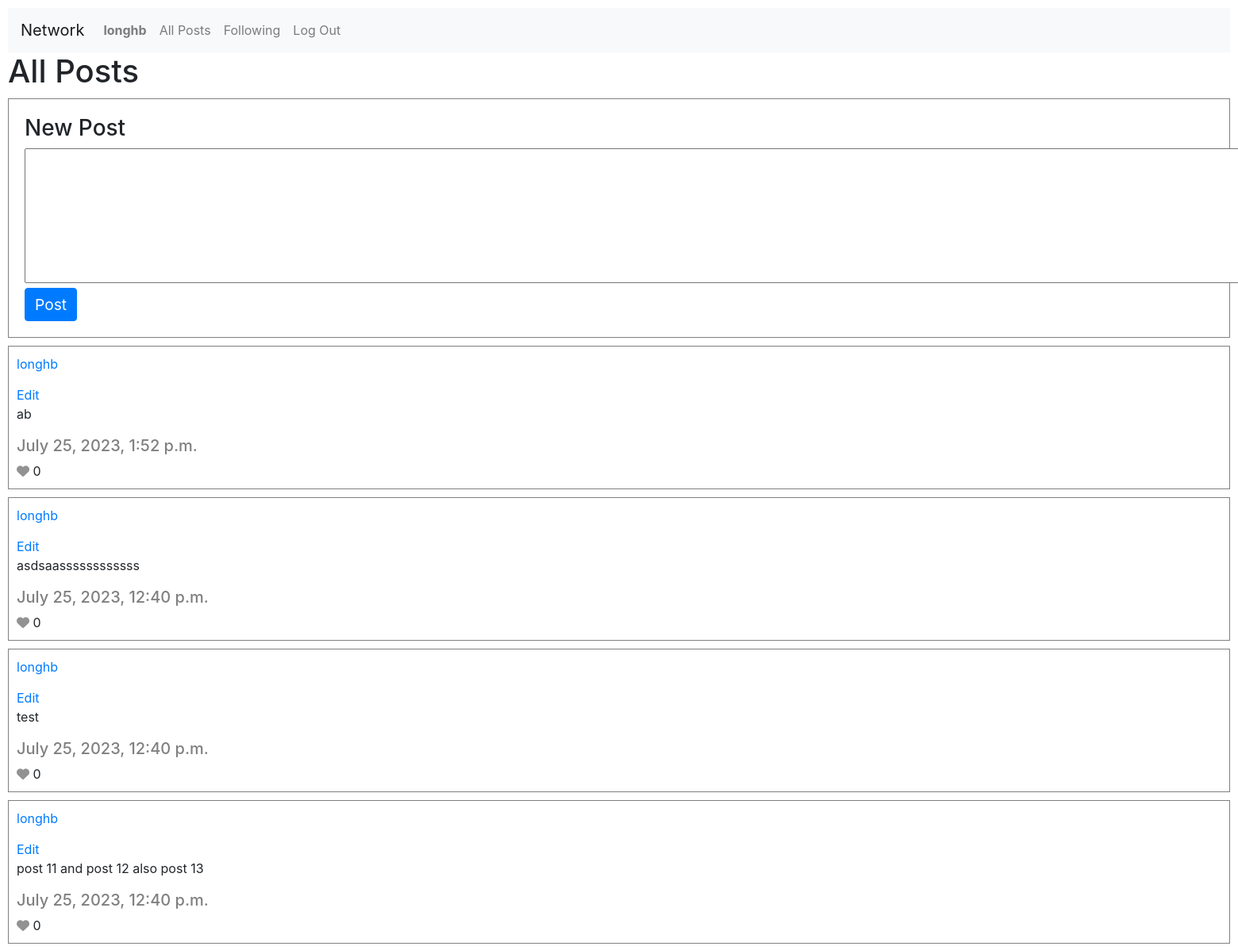
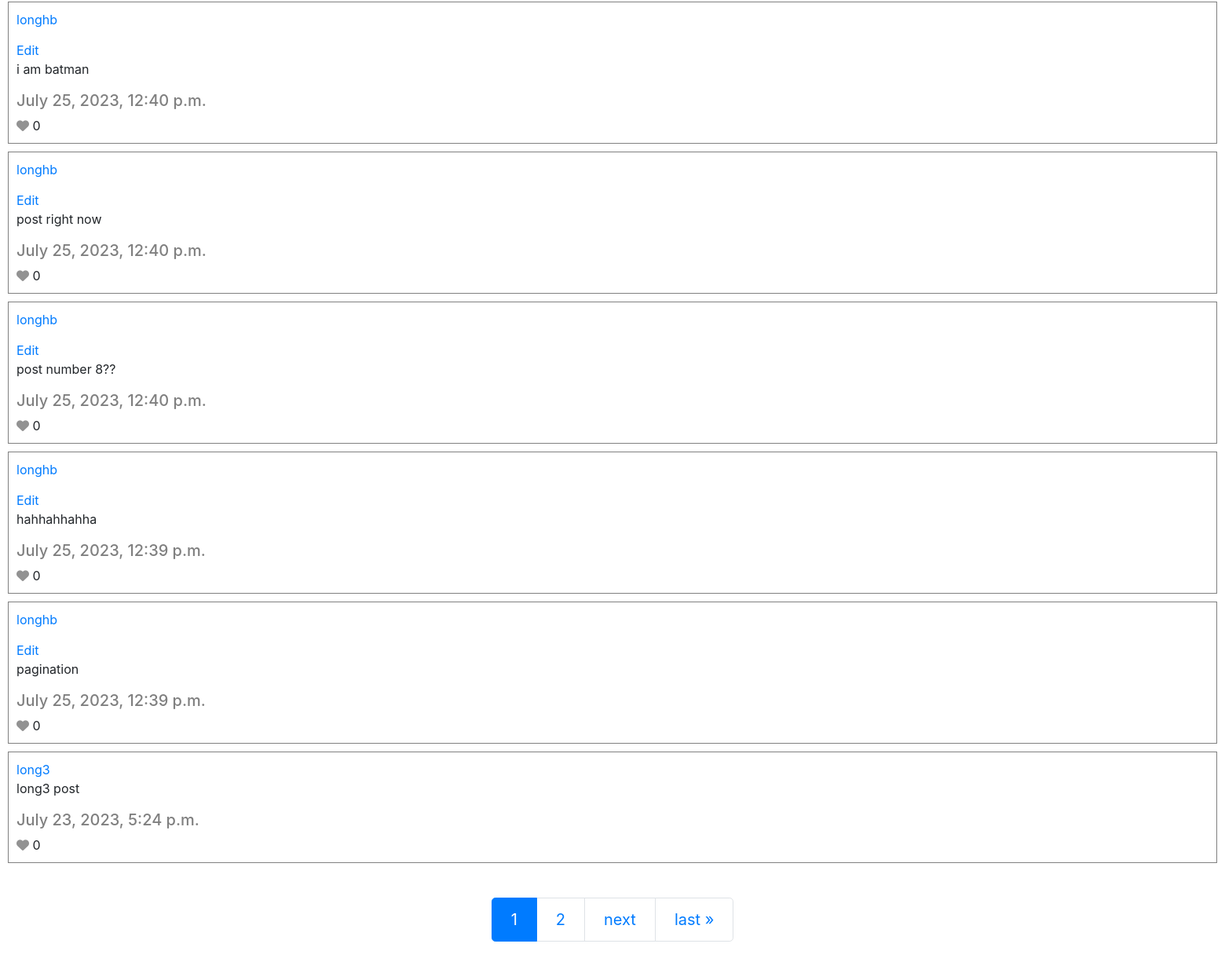
/ (signed in), run on an earlier commit of the app's database (2 pictures, top to bottom).
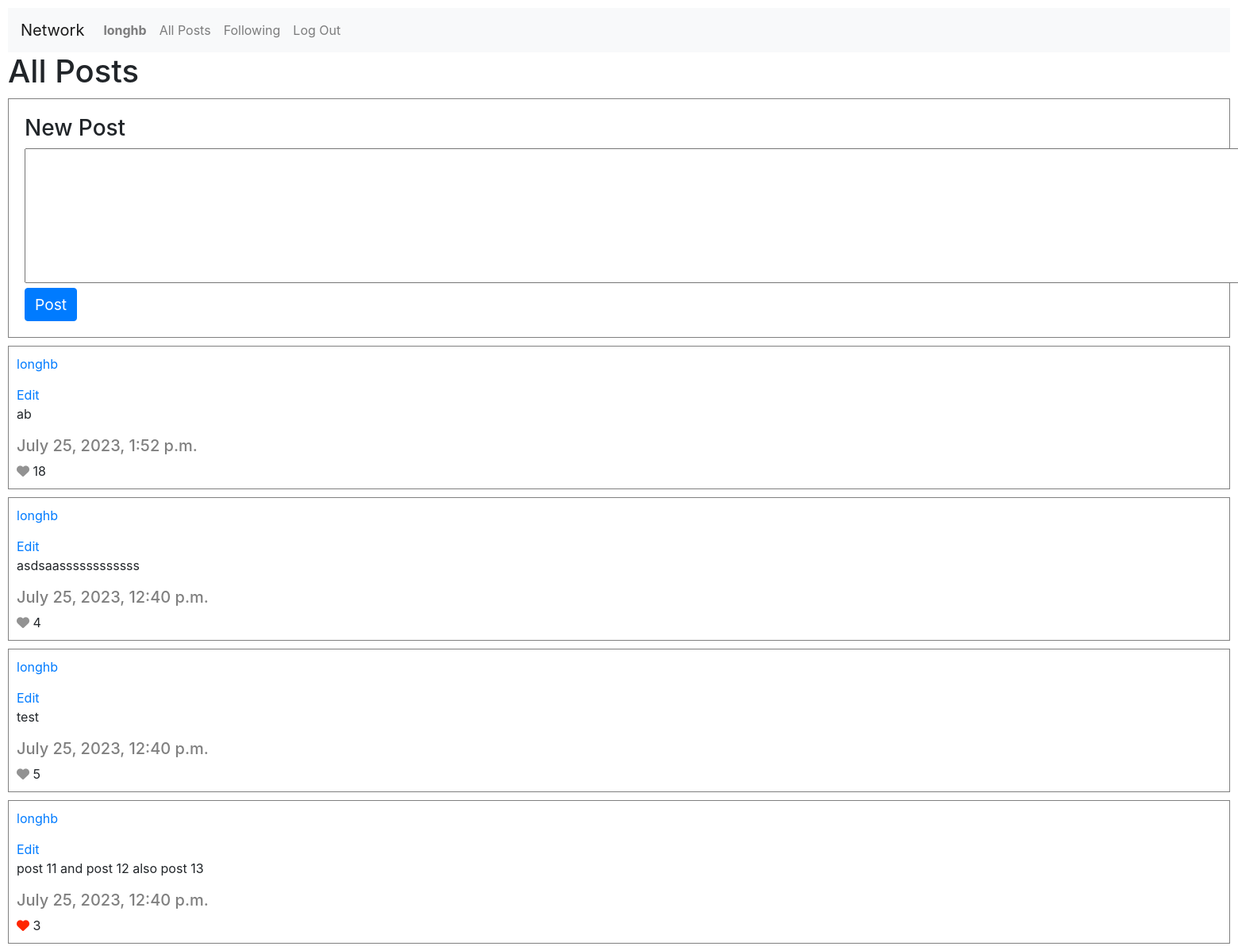
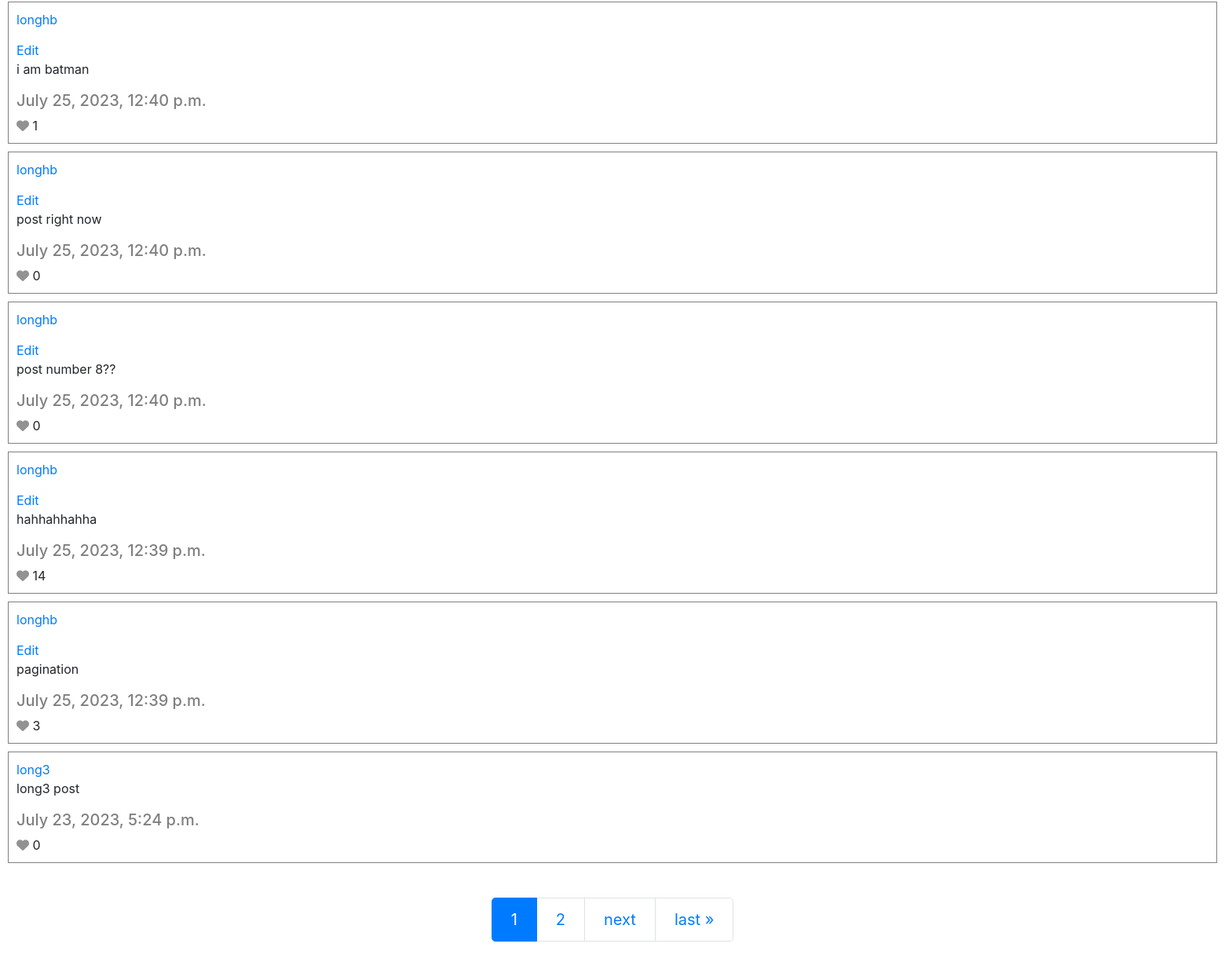
And on a later commit of the database (2 pictures, top to bottom).
### network/models.py (models this page shows, shortened)
class Post(models.Model):
    user = models.ForeignKey("User", on_delete=models.CASCADE, related_name="user")
    content = models.TextField(blank=True)
    timestamp = models.DateTimeField(auto_now_add=True)
    like = models.IntegerField(default=0)

class User(AbstractUser):
    pass

### network/views.py (the view)
# urls.py: path("", views.index, name="index"),
def index(request):
    all_post = Post.objects.all().order_by('-timestamp')
    paginator = Paginator(all_post, 10)
    page_number = request.GET.get('page')
    pages = paginator.get_page(page_number)
    nums = "a" * pages.paginator.num_pages
    all_likes = Like.objects.all()
    liked_post = []
    for like in all_likes:
        if like.user == request.user:
            liked_post.append(like.post)
    return render(request, "network/index.html", {
        "pages": pages,
        "nums": nums,
        "liked_post": liked_post
    })

### network/templates/network/index.html (shortened to what this page needs)
{% extends "network/layout.html" %}
{% load static %}
{% block body %}
    {% if user.is_authenticated%}
        <h1>All Posts</h1>
        <div class="post-container">
            <div class="newpost-container">
                <h3>New Post</h3>
                <form action="{% url 'post' user=user.username %}" method="post">
                    <textarea id="post" rows="7" cols="250" name="content"></textarea>
                    <button id="post-btn" type="submit" class="btn btn-primary">Post</button>
                </form>
            </div>
        </div>
        <section class="post-section">
            {% for post in pages %}
                <div class="post-container">
                    <a class="user" href="{% url 'profile' user_id=post.user_id %}" data-post-id="{{ post.id }}"> {{ post.user }} </a>
                    {% if user == post.user %}
                        <a class="edit" href="">Edit</a>
                    {% endif %}
                    <p class="content">{{ post.content }}</p>
                    <h5 class="timestamp"> {{ post.timestamp }}</h3>
                    {% if post in liked_post%}
                        <i class="fa-sharp fa-solid fa-heart unlike-icon" style="color: #ff2600;"></i> <span class="like">{{ post.like }}</span>
                    {% else %}
                        <i class="fa-sharp fa-solid fa-heart like-icon" style="color: #929292;"></i> <span class="like">{{ post.like }}</span>
                    {% endif%}
                </div>
            {% endfor %}
        </section>
    {% endif %}
    <br>
    <nav aria-label="Page navigation example">
        <ul class="pagination justify-content-center pagination-lg">
            {% for i in nums %}
                {% if forloop.counter == pages.number%}
                    <li class="page-item active" aria-current="page">
                        <span class="page-link">
                           {{forloop.counter}}
                        </span>
                    </li>
                {% else %}
                    <li class="page-item"><a class="page-link" href="?page={{ forloop.counter }}">{{ forloop.counter }}</a>
                {% endif %}
            {% endfor %}
            {% if pages.has_next %}
                <li class="page-item"><a class="page-link" href="?page={{ pages.next_page_number }}">next</a>
                <li class="page-item"><a class="page-link" href="?page={{ pages.paginator.num_pages}}">last &raquo;</a>
            {% endif %}
        </ul>
    </nav>
{% endblock %}

What changed in the data, as far as the page shows it:
changed Post "July 25, 2023, 1:52 p.m.": like "0" → "18"
changed Post "asdsaassssssssssss": like "0" → "4"
changed Post "test": like "0" → "5"
changed Post "post 11 and post 12 also post 13": like "0" → "3"
changed Post "i am batman": like "0" → "1"
changed Post "hahhahhahha": like "0" → "14"
changed Post "pagination": like "0" → "3"
